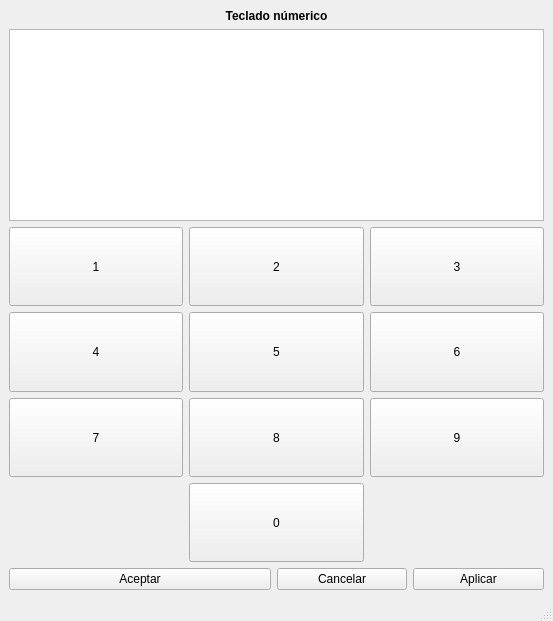
<?xml version="1.0" encoding="UTF-8"?>
<ui version="4.0">
 <class>MainWindow</class>
 <widget class="QMainWindow" name="MainWindow">
  <property name="geometry">
   <rect>
    <x>0</x>
    <y>0</y>
    <width>553</width>
    <height>621</height>
   </rect>
  </property>
  <property name="windowTitle">
   <string>MainWindow</string>
  </property>
  <widget class="QWidget" name="centralwidget">
   <layout class="QHBoxLayout" name="horizontalLayout_2">
    <item>
     <layout class="QGridLayout" name="gridLayout_3">
      <item row="2" column="0">
       <widget class="QPushButton" name="pushButton_4">
        <property name="sizePolicy">
         <sizepolicy hsizetype="Minimum" vsizetype="Expanding">
          <horstretch>0</horstretch>
          <verstretch>0</verstretch>
         </sizepolicy>
        </property>
        <property name="text">
         <string>1</string>
        </property>
       </widget>
      </item>
      <item row="4" column="1">
       <widget class="QPushButton" name="pushButton_10">
        <property name="sizePolicy">
         <sizepolicy hsizetype="Minimum" vsizetype="Expanding">
          <horstretch>0</horstretch>
          <verstretch>0</verstretch>
         </sizepolicy>
        </property>
        <property name="text">
         <string>8</string>
        </property>
       </widget>
      </item>
      <item row="2" column="1">
       <widget class="QPushButton" name="pushButton_5">
        <property name="sizePolicy">
         <sizepolicy hsizetype="Minimum" vsizetype="Expanding">
          <horstretch>0</horstretch>
          <verstretch>0</verstretch>
         </sizepolicy>
        </property>
        <property name="text">
         <string>2</string>
        </property>
       </widget>
      </item>
      <item row="6" column="0" colspan="3">
       <layout class="QHBoxLayout" name="horizontalLayout">
        <item>
         <widget class="QPushButton" name="pushButton">
          <property name="sizePolicy">
           <sizepolicy hsizetype="Minimum" vsizetype="Fixed">
            <horstretch>2</horstretch>
            <verstretch>0</verstretch>
           </sizepolicy>
          </property>
          <property name="text">
           <string>Aceptar</string>
          </property>
         </widget>
        </item>
        <item>
         <widget class="QPushButton" name="pushButton_3">
          <property name="sizePolicy">
           <sizepolicy hsizetype="Minimum" vsizetype="Fixed">
            <horstretch>1</horstretch>
            <verstretch>0</verstretch>
           </sizepolicy>
          </property>
          <property name="text">
           <string>Cancelar</string>
          </property>
         </widget>
        </item>
        <item>
         <widget class="QPushButton" name="pushButton_2">
          <property name="sizePolicy">
           <sizepolicy hsizetype="Minimum" vsizetype="Fixed">
            <horstretch>1</horstretch>
            <verstretch>0</verstretch>
           </sizepolicy>
          </property>
          <property name="text">
           <string>Aplicar</string>
          </property>
         </widget>
        </item>
       </layout>
      </item>
      <item row="3" column="1">
       <widget class="QPushButton" name="pushButton_8">
        <property name="sizePolicy">
         <sizepolicy hsizetype="Minimum" vsizetype="MinimumExpanding">
          <horstretch>0</horstretch>
          <verstretch>0</verstretch>
         </sizepolicy>
        </property>
        <property name="text">
         <string>5</string>
        </property>
       </widget>
      </item>
      <item row="0" column="0" colspan="3">
       <widget class="QLabel" name="label">
        <property name="font">
         <font>
          <bold>true</bold>
         </font>
        </property>
        <property name="text">
         <string>Teclado númerico</string>
        </property>
        <property name="alignment">
         <set>Qt::AlignCenter</set>
        </property>
       </widget>
      </item>
      <item row="4" column="0">
       <widget class="QPushButton" name="pushButton_11">
        <property name="sizePolicy">
         <sizepolicy hsizetype="Minimum" vsizetype="Expanding">
          <horstretch>0</horstretch>
          <verstretch>0</verstretch>
         </sizepolicy>
        </property>
        <property name="text">
         <string>7</string>
        </property>
       </widget>
      </item>
      <item row="4" column="2">
       <widget class="QPushButton" name="pushButton_12">
        <property name="sizePolicy">
         <sizepolicy hsizetype="Minimum" vsizetype="Expanding">
          <horstretch>0</horstretch>
          <verstretch>0</verstretch>
         </sizepolicy>
        </property>
        <property name="text">
         <string>9</string>
        </property>
       </widget>
      </item>
      <item row="1" column="0" colspan="3">
       <widget class="QTextEdit" name="textEdit"/>
      </item>
      <item row="5" column="1">
       <widget class="QPushButton" name="pushButton_13">
        <property name="sizePolicy">
         <sizepolicy hsizetype="Minimum" vsizetype="Expanding">
          <horstretch>0</horstretch>
          <verstretch>0</verstretch>
         </sizepolicy>
        </property>
        <property name="text">
         <string>0</string>
        </property>
       </widget>
      </item>
      <item row="3" column="0">
       <widget class="QPushButton" name="pushButton_7">
        <property name="sizePolicy">
         <sizepolicy hsizetype="Minimum" vsizetype="Expanding">
          <horstretch>0</horstretch>
          <verstretch>0</verstretch>
         </sizepolicy>
        </property>
        <property name="text">
         <string>4</string>
        </property>
       </widget>
      </item>
      <item row="3" column="2">
       <widget class="QPushButton" name="pushButton_9">
        <property name="sizePolicy">
         <sizepolicy hsizetype="Minimum" vsizetype="MinimumExpanding">
          <horstretch>0</horstretch>
          <verstretch>0</verstretch>
         </sizepolicy>
        </property>
        <property name="text">
         <string>6</string>
        </property>
       </widget>
      </item>
      <item row="2" column="2">
       <widget class="QPushButton" name="pushButton_6">
        <property name="sizePolicy">
         <sizepolicy hsizetype="Minimum" vsizetype="Expanding">
          <horstretch>0</horstretch>
          <verstretch>0</verstretch>
         </sizepolicy>
        </property>
        <property name="sizeIncrement">
         <size>
          <width>0</width>
          <height>0</height>
         </size>
        </property>
        <property name="text">
         <string>3</string>
        </property>
        <property name="iconSize">
         <size>
          <width>30</width>
          <height>30</height>
         </size>
        </property>
        <property name="flat">
         <bool>false</bool>
        </property>
       </widget>
      </item>
     </layout>
    </item>
   </layout>
  </widget>
  <widget class="QMenuBar" name="menubar">
   <property name="geometry">
    <rect>
     <x>0</x>
     <y>0</y>
     <width>553</width>
     <height>22</height>
    </rect>
   </property>
  </widget>
  <widget class="QStatusBar" name="statusbar"/>
 </widget>
 <resources/>
 <connections/>
</ui>
